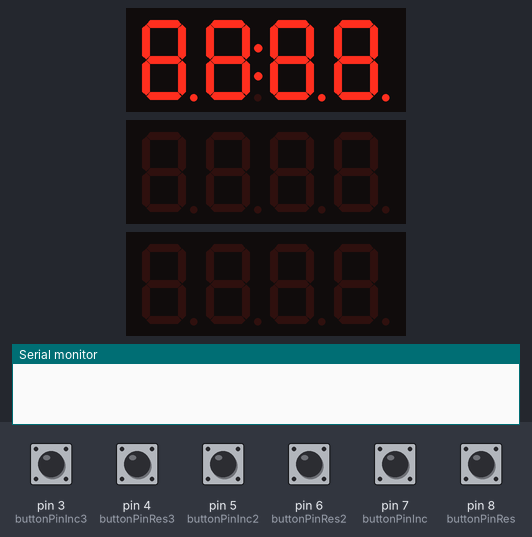
Simulated run of this sketch. Board: Arduino Mega 2560, built with avr-gcc and run on an emulated ATmega2560. Parts: 3 × 4-digit seven-segment display, the last lines printed to the serial monitor. Inputs (shaded band) come from the test bench; at power-on: pin 3 (buttonPinInc3), pin 4 (buttonPinRes3), pin 5 (buttonPinInc2), pin 6 (buttonPinRes2), pin 7 (buttonPinInc), pin 8 (buttonPinRes) LOW.

Above: at 0.1 s.
10.4 s: pin 3 (buttonPinInc3) pulled HIGH for 0.15 s
At 11.5 s:
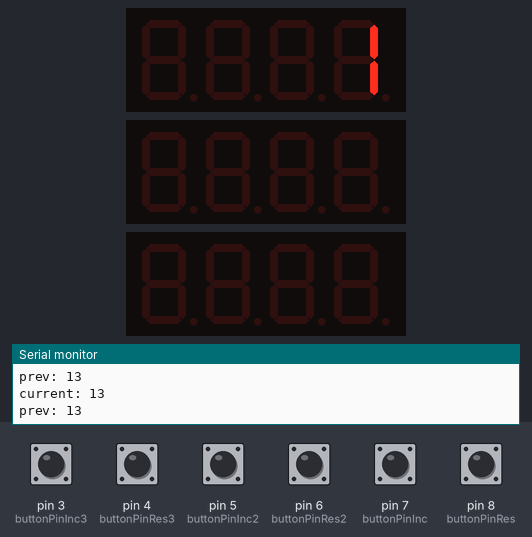
12.0 s: pin 5 (buttonPinInc2) pulled HIGH for 0.15 s
At 12.6 s:
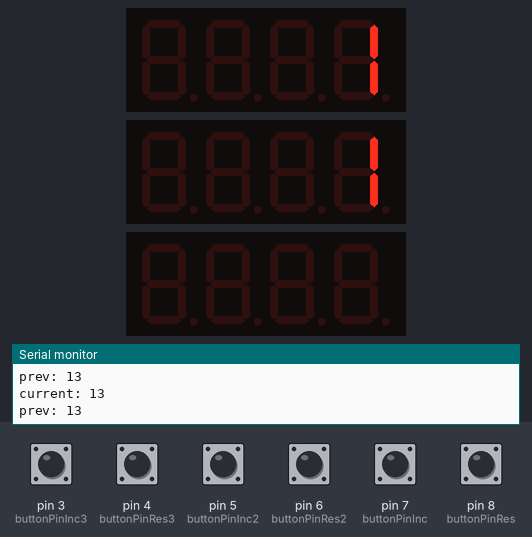
13.6 s: pin 7 (buttonPinInc) pulled HIGH for 0.15 s
At 14.8 s:
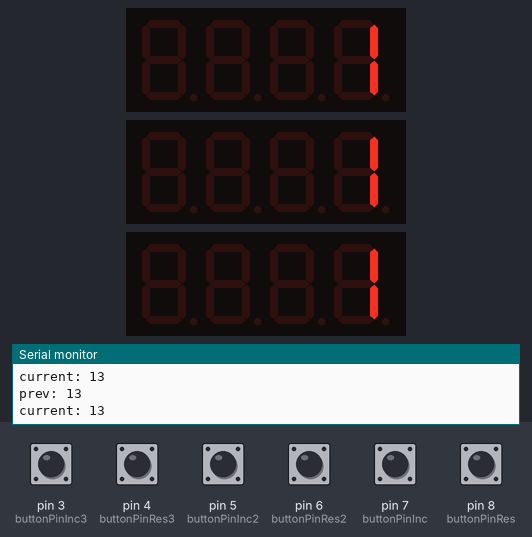
15.2 s: pin 4 (buttonPinRes3) pulled HIGH for 0.15 s
At 15.8 s:
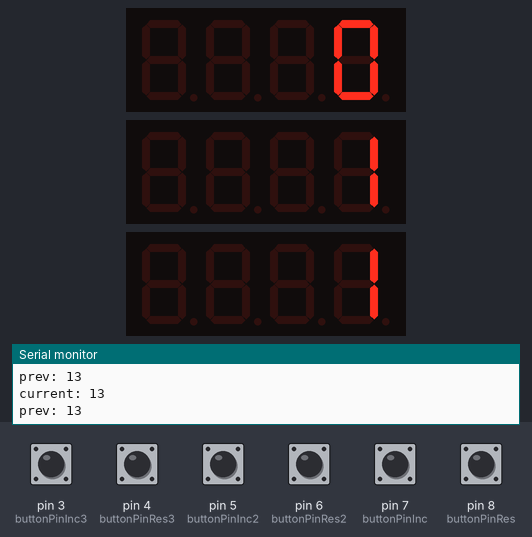
16.8 s: pin 8 (buttonPinRes) pulled HIGH for 0.15 s
At 17.5 s:
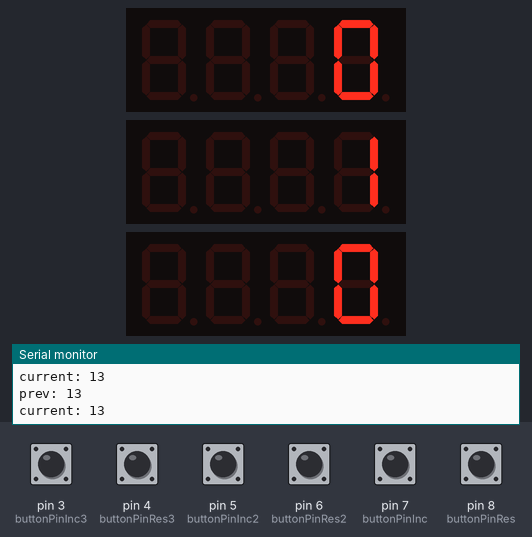
18.4 s: pin 6 (buttonPinRes2) pulled HIGH for 0.15 s
At 19.7 s:
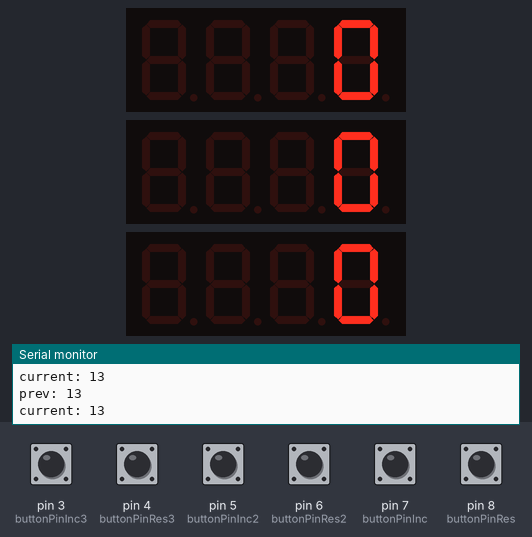
Timing chart, 0 to 21.0 s (numbered marks = the images above; inputs shaded):
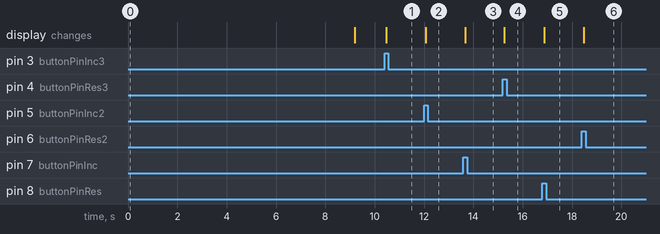

The sketch:

final-project-complex-code.ino
```cpp
// 11/17/2022
// Final Project: Complex Code
// -----------------------------------------------------------------

//    FOR RTC: --------------------------------------------------------
//      if currentTime (rtc.now()) != prevTime {
//        counter = 0;
//        reset all counters...
//      }

// ----------------------------------------------------------------

#include <Arduino.h>
#include <TM1637Display.h>
# include <RTClib.h>
// #include "uRTCLib.h"

// TM1637 ---------------------------------------------------------
// first display

# define CLK 10 // clock pin
# define DIO 11 // data-in-out pin

TM1637Display display(CLK, DIO);
uint8_t blank[] = {(0x0, 0x0, 0x0, 0x0)}; //clear the screen

// second display

# define CLK2 12 // clock pin
# define DIO2 13 // data-in-out pin

TM1637Display display2(CLK2, DIO2);

// third display

# define CLK3 A14 // clock pin
# define DIO3 A15 // data-in-out pin

TM1637Display display3(CLK3, DIO3);

// ----------------------------------------------------------------

// RTC
RTC_Millis RTC;

// VARIABLES ------------------------------------------------------

// button pins
int buttonPinInc = 7;
int buttonPinRes = 8;

int buttonPinInc2 = 5;
int buttonPinRes2 = 6;

int buttonPinInc3 = 3;
int buttonPinRes3 = 4;

// current/previous readings

boolean currentReadingInc = false;
boolean prevReadingInc = false;

boolean currentReadingRes = false;
boolean prevReadingRes = false;

// part 2
boolean currentReadingInc2 = false;
boolean prevReadingInc2 = false;

boolean currentReadingRes2 = false;
boolean prevReadingRes2 = false;

// part 3
boolean currentReadingInc3 = false;
boolean prevReadingInc3 = false;

boolean currentReadingRes3 = false;
boolean prevReadingRes3 = false;
// more currentReadings/prevReadings...

int count = 0;
int count2 = 0;
int count3 = 0;

// rtc times
int currentTime;
int prevTime;

// int resetTime = 59;
int resetTime = 18; // change based on time needed
// ----------------------------------------------------------------

void setup() {
  Serial.begin(9600);

  RTC.begin(DateTime(__DATE__, __TIME__));

  pinMode(buttonPinInc, INPUT);
  pinMode(buttonPinRes, INPUT);

  pinMode(buttonPinInc2, INPUT);
  pinMode(buttonPinRes2, INPUT);

  pinMode(buttonPinInc3, INPUT);

  display.setBrightness(0x0f); // set brightness
  display2.setBrightness(0x0f); // set brightness
  display3.setBrightness(0x0f); // set brightness

  test(display);
  test(display2);
  test(display3);

} // SETUP ---------------------------------------------------------

void loop() {

  DateTime now = RTC.now();
  prevTime = currentTime;
  // currentTime = now.day();
  // currentTime = now.hour();
  currentTime = now.minute();

  String currentStr = "current: " + String(currentTime);
  String prevStr = "prev: " + String(prevTime);

  // if now.hour == 0 and now.minute == 0 {
  // }

  Serial.println(currentStr);
  Serial.println(prevStr);
  //  Serial.println(currentTime);

  if (currentTime == resetTime) {
    if (currentTime != prevTime) {
      count = 0;
      display.showNumberDec(count); // display count
      display2.showNumberDec(count);
      display3.showNumberDec(count);
    }
  }

  prevReadingInc = currentReadingInc;
  currentReadingInc = debounce(buttonPinInc, prevReadingInc);

  if (currentReadingInc == HIGH && prevReadingInc == LOW) {
    Serial.println("inc button");

    count++; // increment count
    display.setSegments(blank); // clear screen from prev values
    display.showNumberDec(count); // display count
    Serial.println("Current count is: ");
    Serial.println(count);
  } // INCREMENT BUTTON 1

  prevReadingRes = currentReadingRes;
  currentReadingRes = debounce(buttonPinRes, prevReadingRes);

  if (currentReadingRes == HIGH && prevReadingRes == LOW) {
    // Serial.println("res button");

    count = 0; // reset counter
    display.setSegments(blank); // clear screen from prev values
    display.showNumberDec(count); // display count
    Serial.println("Counter reset.");
  } // RESET BUTTON 1

  prevReadingInc2 = currentReadingInc2;
  currentReadingInc2 = debounce(buttonPinInc2, prevReadingInc2);

  if (currentReadingInc2 == HIGH && prevReadingInc2 == LOW) {
    Serial.println("inc2 button");

    count2++; // increment count
    display2.setSegments(blank); // clear screen from prev values
    display2.showNumberDec(count2); // display count
    Serial.println("Current count (2) is: ");
    Serial.println(count2);
  } // INCREMENT BUTTON 2

  prevReadingRes2 = currentReadingRes2;
  currentReadingRes2 = debounce(buttonPinRes2, prevReadingRes2);

  if (currentReadingRes2 == HIGH && prevReadingRes2 == LOW) {
    // Serial.println("res2 button");

    count2 = 0; // reset counter
    display2.setSegments(blank); // clear screen from prev values
    display2.showNumberDec(count2); // display count
    Serial.println("Counter (2) reset.");
  } // RESET BUTTON 2

  prevReadingInc3 = currentReadingInc3;
  currentReadingInc3 = debounce(buttonPinInc3, prevReadingInc3);

  if (currentReadingInc3 == HIGH && prevReadingInc3 == LOW) {
    Serial.println("inc3 button");

    count3++; // increment count
    display3.setSegments(blank); // clear screen from prev values
    display3.showNumberDec(count3); // display count
    Serial.println("Current count (3) is: ");
    Serial.println(count3);
  } // INCREMENT BUTTON 3

  prevReadingRes3 = currentReadingRes3;
  currentReadingRes3 = debounce(buttonPinRes3, prevReadingRes3);

  if (currentReadingRes3 == HIGH && prevReadingRes3 == LOW) {
    Serial.println("res 3 button");

    count3 = 0; // reset counter
    display3.setSegments(blank); // clear screen from prev values
    display3.showNumberDec(count3); // display count
    Serial.println("Counter (3) reset.");
  } // RESET BUTTON 3
} // LOOP ----------------------------------------------------------

boolean debounce(int aPin, boolean aPrevState) {
  boolean aButtonReading = digitalRead(aPin);

  if (aButtonReading == HIGH && aPrevState == LOW) {
    delay(15);
  }
  return aButtonReading;
} // DEBOUNCE ------------------------------------------------------

void test(TM1637Display ds) {
  uint8_t data8888[] = { 0xff, 0xff, 0xff, 0xff };  // all segments show
  ds.setSegments(data8888); // display 8888 on display for test
  delay(3000);// give time to user to read the display at the beginning
  ds.setSegments(blank); // clear the screen from previous values
  ds.showNumberDec(0);// display zero
}
```

Measured:
- after the input at 10.4 s, the display: changes after 0.07 s (image 1)
- after the input at 12.0 s, the display: changes after 0.07 s (image 2)
- after the input at 13.6 s, the display: changes after 0.07 s (image 3)
- after the input at 15.2 s, the display: changes after 0.06 s (image 4)
- after the input at 16.8 s, the display: changes after 0.07 s (image 5)
- after the input at 18.4 s, the display: changes after 0.07 s (image 6)
